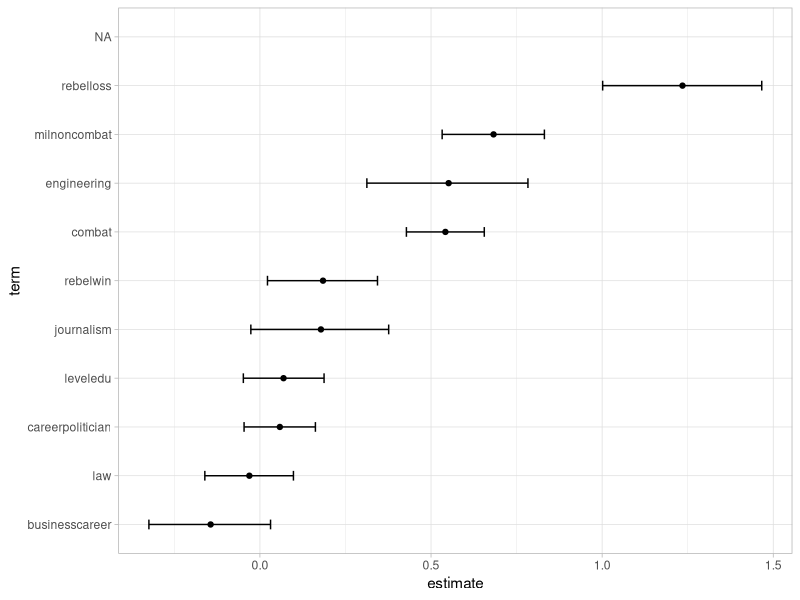

This chart was generated by the following R code:
## ---- chunk 1
knitr::opts_chunk$set(echo = TRUE)
## ---- chunk 2
library(tidyverse)
library(haven)

leader_profile <- read_dta("leaders_datapaper_replication_final_9_10_15.dta")

leader_article <- read_dta("S0020818314000046sup002.dta")

theme_set(theme_light())

## ---- chunk 3
leader_profile %>% 
  count(dadwork, sort = T)

leader_processed <- leader_profile %>% 
  select(idacr, ccode, year, leadername, inyear, outyear, age, gender, married, onlychild, firstborn, leveledu, milservice, combat, rebel, miledu, medicine, economics, physhealth) %>% 
  mutate(leveledu = recode(leveledu, `0` = 0, `1` = 0,  `2` = 1, `3` = 1)) 

leader_processed %>% 
  count(ccode, sort = T)

## ---- chunk 4
library(broom)

leader_article_processed <- leader_article %>% 
  select(leaderid, leadername, ccode, year, age, milservice, milnoncombat, combat, rebelwin, rebelloss, leveledu, teacher, journalism, law, engineering, careerpolitician, militarycareer, businesscareer, cwinit) %>% 
  mutate(leveledu = recode(leveledu, `0` = 0, `1` = 0,  `2` = 1, `3` = 1)) %>% 
  filter(!is.na(combat))

mod <- glm(cwinit ~ milnoncombat + 
      combat + 
      rebelwin + 
      rebelloss + 
      leveledu + 
      journalism + 
      law + 
      engineering + 
      careerpolitician + 
      businesscareer, 
    data = leader_article_processed, 
    family = binomial) 

estimate_leaders <- tidy(mod)
confint_leaders <- confint_tidy(mod)

estimate_confint <- bind_cols(estimate_leaders, confint_leaders)

estimate_confint_subset <- estimate_confint[2:12, ] 

estimate_confint_subset %>% 
  mutate(term = fct_reorder(term, estimate)) %>% 
  ggplot(aes(term, estimate)) +
  geom_point() +
  geom_errorbar(aes(ymin = conf.low, ymax = conf.high, width = 0.2)) +
  coord_flip()
  
  
